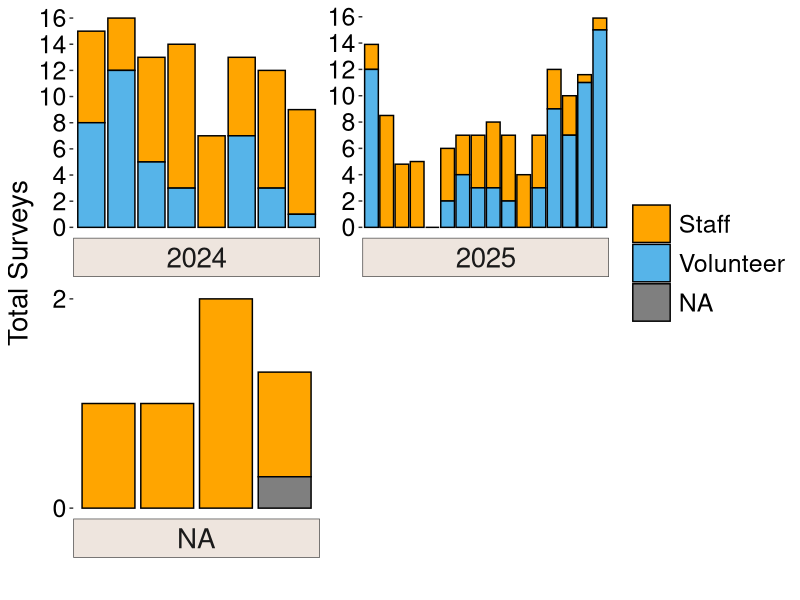
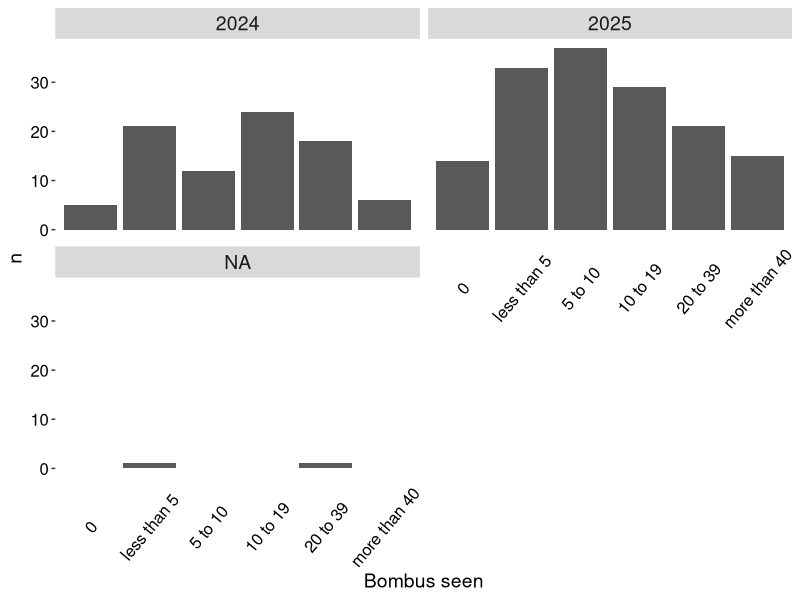

These figures' R source, in order:
# Nest Quest Survey123 Survey Data # SD start Oct 28 2025


#load packages
library(tidyverse) #dplyr package
library(lubridate) #dealing with time and dates
library(readr) # creating .csv files

#load data
surveys <- read.csv('quest_survey123_data.csv', header = T, na.strings = c("","NA"))
sites <- read.csv('nest_survey_site_data.csv')
all_nests <- read.csv('nest_discovery.csv')

# a little cleaning
surveys_no_flower <- surveys %>% # removing rows with flower data for now. Just to focus on bees mainly
  select(., -c(Currently.blooming.plant..incl..trees.and.shrubs..and...of.area.covered.:Currently.blooming.plant..incl..trees.and.shrubs..and...of.area.covered..9))


surveys_no_flower <- surveys_no_flower %>% # changing names of giant column names
  rename(bloom_area = How.much.of.the.area.is.covered.in.currently.blooming.flowers.,
         bombus_obs = How.many.times.did.you.see.bumble.bees.during.your.survey.,
         AQI = What.is.air.quality.index..Visit.https...www.airnow.gov.,
         volunteer_hours = How.many.hours.did.you.spend.volunteering..including.preparation.and.driving.time..Enter.as.a.decimal.number.to.the.closest.15.minutes..i.e..1.75.for.one.hour.and.45.minutes,
         observer1 = Primary.observer,
         observer2 = Secondary.observer)

table(surveys_no_flower$site) # check sites
surveys_no_flower <- surveys_no_flower %>% # removing invalid rows based on site
  filter(., site != c("Crow hassan", "Hyand queen search", "Queen searching Hyland")) # for some reason this needs to run twice to work?

surveys_no_flower$year <-as.character(surveys_no_flower$year)  # making year a character 
surveys_no_flower$survey_count <-as.numeric(surveys_no_flower$survey_count) # making survey count numeric

# replacing site values so all match
surveys_no_flower$site[surveys_no_flower$site == "Hp1"] <- 'hp1' 
surveys_no_flower$site[surveys_no_flower$site == 'LH_eq2'] <- 'lh_eq2'
surveys_no_flower$site[surveys_no_flower$site == 'HP_sled'] <- 'hp_sled'
table(surveys_no_flower$site) #check

# cleaning  primary observer names. They are all over the place!
table(surveys_no_flower$observer1)
surveys_no_flower <- surveys_no_flower %>% 
  mutate(observer1 = case_when(startsWith(observer1, "Clara") ~ "Clara Costello",
                               startsWith(observer1, "Elaine") ~ "Elaine Evans",
                               startsWith(observer1, 'Fern') ~ "Fern LaBry",
                               startsWith(observer1, 'Alex') ~ "Alex Swartz",
                               startsWith(observer1, 'Dawn') ~ "Dawn Peterson",
                               startsWith(observer1, 'Hanych') ~ "Emily Hanych",
                               startsWith(observer1, 'Janet') ~ "Janet Orange",
                               startsWith(observer1, 'Paul') ~ "Paul Richtman", #two pauls, one without a last name. assuming it's the same person.
                               startsWith(observer1, 'Renee') ~ "Renee Rademacher",
                               grepl('Tam', observer1) ~ "Tamara Smith",
                               grepl('ayden', observer1) ~ 'Jayden Peterson',
                               startsWith(observer1, "Elise") ~ "Elise Bernstein",
                               startsWith(observer1, "Tom") ~ "Tom Patterson",
                               .default = as.character(observer1)))

table(surveys_no_flower$observer1) #check. looks good to me

# cleaning survey_count data. 
table(surveys_no_flower$survey_count) # there are inconsistent values for repeating 0.3.
surveys_no_flower <- surveys_no_flower %>% 
  mutate(survey_count = case_when(startsWith(as.character(survey_count), "0.3") ~ "0.3", 
                                  .default = as.character(survey_count)))
table(surveys_no_flower$survey_count)

# How many nests at each site/plot?
all_nests <- all_nests %>% 
  filter(., site != c("")) %>% 
  mutate( separate(., col = "date", into = c("month","day","year"),  sep = "/")) %>%  # separated date values so they all have a unique column. 
  rename(found_on_survey = Did.you.discover.this.nest.during.your.one.hour.survey.time.)

nests <- all_nests %>% 
  group_by(site) %>% 
  count(., .drop = FALSE) %>% 
  rename(total_nests = n) # counting the number of nests at each site.

sites <- right_join(nests, sites) 
sites <- sites %>%  mutate(total_nests = ifelse(is.na(total_nests), 0, total_nests)) # joining nest data to match sites. This is a nice summary table

#total_nests <- sum(nests$total_nests)


### How many surveys for each site/plot?

site_summary <- surveys_no_flower %>% 
  group_by(site, 
          Volunteer_or_staff, 
           year) %>% # organize surveys by site, year, and volunteer/staff
  summarize(total_survey_sum = format(round(sum(as.numeric(survey_count), na.rm = TRUE), digits = 4)), # survey totals
            total_unique_observers = n_distinct(observer1, na.rm = TRUE), .groups ="drop") # total unique surveyors for each plot. 
site_summary$total_survey_sum <- as.numeric(site_summary$total_survey_sum)

#site_summary <- site_summary %>% 
 # complete(., site, Volunteer_or_staff, year, fill = list(Volunteer_or_staff = 'volunteer')) %>% 
#  mutate(., total_survey_sum = ifelse(is.na(total_survey_sum), 0, total_survey_sum))
  #drop_na(total_unique_observers)

site_summary2 <- full_join(nests, site_summary) # note that total_nests column does not represent nests differentiated by surveyor type
site_summary2 <- site_summary2 %>% mutate(total_nests = ifelse(is.na(total_nests), 0, total_nests)) #NA's in nest column to 0
site_summary2 <- site_summary2 %>% filter(., site != "crow_gc")

## Code I was trying to do to get labels above bars. Did not work. 
#plot_labels <- site_summary2 %>% distinct(site) 

#plot_labels %>% mutate(nest = if_else(site_summary2$total_nests > 1, 'yes', 'no'))

#df <- data.frame(site = distinct(site_summary2, site),
            #     nest = c('yes', 'yes', 'yes','yes', ' yes','yes', 'yes', 'yes' ,'no', 'no', 'no', 'no', 'no', 'no', 'no', 'no', 'no'),
             #    x = c())

site_summary2

##### Plotting Survey amounts by year, and filled with volunteer or staff surveys.
#png("total_NQ_surveys_bar_no_hline.png", units="in", width=12, height=10, res=1200)
site_summary2 %>% 
  ggplot(aes(y = -desc(total_survey_sum), x = site, fill = Volunteer_or_staff, label = total_nests)) + # defining x and y values. 'fill' is how to get the groupings based on a column. 
  geom_bar(stat = "identity", colour = 'black') +
  theme(axis.text.x = element_blank(),
    #axis.text.x = element_text(angle = 50, vjust = 0.8, size = 16, color = 'black'),#rotate x-axis text
        axis.text.y = element_text(size = 18, color = 'black'),
        axis.title = element_text(size = 20),
        panel.grid.major = element_blank(),
        panel.grid.minor = element_blank(),
        panel.background = element_blank(),
        axis.ticks.x = element_blank(),
        strip.text = element_text(size = 20),
        strip.background = element_rect(fill = 'seashell2', color = '#4D4D4D'),
        legend.text = element_text(size = 18),
        legend.key.size = unit(1, 'cm')) + 
  facet_wrap(vars(year), ncol = 2, scale = "free",
             strip.position = 'bottom') +  # separate data by year
  scale_y_continuous(breaks = seq(0, 16, by = 2)) + # set scale manually
  labs(x = "", y = "Total Surveys") + #labels
  scale_fill_manual(values = c("#FFA500", "#56B4E9"), 
                    labels = c("Staff", "Volunteer"),
                    guide = guide_legend(title = NULL))  # changing color
  # geom_hline(yintercept = 5, linetype ="dashed", size = 1) 
  #annotate("text", x = 2, y = 17, label = "!!", size = unit(8, "pt")) +
  #geom_text(aes(label = ifelse(total_nests > 0, "!!", "" & Volunteer_or_staff == 'Staff'), group = site))
  #geom_text(aes(label = total_nests))
#dev.off()




### Bumble bee observations, categorical data 
table(surveys_no_flower$bombus_obs)# first look at bumble bee observation data



bombus_summary <- surveys_no_flower %>%
  select(.,c('site',
             'year',
             'bombus_obs')) %>%
  drop_na(bombus_obs)

#bombus_summary$nest <- ifelse(employees$Salary > 60000, "Yes", "No")



bombus_counts <- bombus_summary %>% 
  group_by(year, bombus_obs) %>% 
  tally()


#
ggplot(bombus_counts, aes(x = bombus_obs, y = n)) +
  geom_bar(stat = 'identity', position = 'dodge') +
  theme(axis.text.x = element_text(angle = 50, vjust = 0.5, size = 12, color = 'black'),#rotate x-axis text
        axis.text.y = element_text(size = 12, color = 'black'),
        axis.title = element_text(size = 14),
        panel.grid.major = element_blank(),
        panel.grid.minor = element_blank(),
        panel.background = element_blank(),
        axis.ticks.x = element_blank(),
        strip.text = element_text(size = 14)) +
  ylim(0,40)+
  labs(x = "Bombus seen",
       y = "n") +
  scale_x_discrete(limits = c('0',
                              'less than 5',
                              '5 to 10',
                              '10 to 19',
                              '20 to 39',
                              'more than 40')) +
  scale_y_continuous() +
  facet_wrap(vars(year), ncol = 2, strip.position = 'top') 



#### Looking at how various variables affect nest detection ####
# Mainly interested in how the categorical variable of bumble bee abundance affects nest detection
# Does the amount of bumble bees we saw on a survey affect our detection probability? Or occurrence probability? 

#each row in this data frame represents ONE survey
survey_nest <- surveys_no_flower %>% select(., "year", 
                                            'date', 
                                            'site', 
                                            'time_spent',
                                            'survey_count',
                                            'Volunteer_or_staff', 
                                            'observer1',
                                            'bombus_obs',
                                            'bloom_area',
                                            'GlobalID') # picking variables of interest for analysis. 

all_nests <- all_nests %>% rename(observer1 = primary_observer) # changing 


# I want to create a binary column in survey_nest that signifies whether a nest was found during that survey or not.
# I think I can do this by taking shared columns in survey_nest and all_nests, and combining them to make a unique ID of sorts.
# date:site:observer1 SHOULD result in unique enough values to compare.
# when there is a match between the two columns, R will say TRUE. If TRUE, a nest was found. If FALSE, a nest was not found. 

#creating unique values to be matched between data frames
survey_nest$date_site_observer1 <- as_factor(paste(survey_nest$date,":", survey_nest$site,":", survey_nest$observer1))
all_nests$date_site_observer1 <- as_factor(paste(all_nests$date,":", all_nests$site,":", all_nests$observer1))

all_survey_nests <- all_nests %>% filter(., found_on_survey == 'yes') # only selecting rows where nest was found during survey

survey_nest$nest_found <- match(survey_nest$date_site_observer1, all_survey_nests$date_site_observer1,  nomatch = 0) # match data frames, giving a 0 when there is no match meaning no nest was found.
survey_nest <- survey_nest %>% mutate(., nest_found = as.character(ifelse(nest_found > 0, 1, 0))) # make values a binary 0:1 
     
survey_nest[survey_nest$nest_found == '1', ]
survey_nest[192, 11] = 0 # Changing one specific value based on position. There is one incident of Jayden having two surveys (8/5/2025 and hp1) with the same date and location. 
               # she found a nest in the first half of her survey, then stopped and started a new survey. R thinks a nest was found in both of these, when really it was just the first one
                  # PSA: code as I suggest, not as I do. I'm crossing my fingers this little code won't cause problems later lol
table(survey_nest$nest_found) # 0 = nest not found during survey, 1 = nest found during survey (There should be 12 nests found).     
survey_nest$survey_count <-as.numeric(surveys_no_flower$survey_count) 


##### Some summary analysis using this new dataframe. Lots of this is used for econoist summary #####
# nest finding success rate of volunteers
volunteer_nests <- survey_nest %>% 
  filter(., Volunteer_or_staff == "volunteer") # 110 total volunteer surveys

tally(volunteer_nests, nest_found == '1') / 110 # volunteer survey success rate is 0.018 nests/survey

# nest finding success rate of staff members
staff_nests <- survey_nest %>% 
  filter(., Volunteer_or_staff == "staff") # 155 total staff surveys

tally(staff_nests, nest_found == '1') / 155 # staff survey success rate is 0.058 nest/survey

survey_nest %>% group_by(site, year) %>% summarize(sum = sum(survey_count, na.rm = TRUE))

survey_success_summary <- survey_nest %>% count(year, nest_found, Volunteer_or_staff) # summary of success by year and observer type
survey_nest %>% count(year,
                      site,
                      nest_found,) # how many nests found per site/year combo? I entered this into the economist spreadsheet. 

## Total time spent surveying as recorded by survey123
survey_nest$time_spent_hms <- hms(survey_nest$time_spent) # make column hms format
survey_nest$time_spent_seconds <- period_to_seconds(survey_nest$time_spent_hms) # convert to seconds

survey_nest %>% 
  mutate_at(vars(time_spent_seconds), ~replace_na(., 3600)) %>% 
  group_by(., year, Volunteer_or_staff) %>% 
  summarize(., total_time_seconds = sum(time_spent_seconds),    # summing seconds spent surveying
            total_hours = total_time_seconds/3600,              # convert seconds to hours
            survey_count_sum = sum(survey_count, na.rm = TRUE)) # totals from survey_count column

time_per_site <- survey_nest %>% 
  mutate_at(vars(time_spent_seconds), ~replace_na(., 3600)) %>% 
  group_by(., site,year) %>% 
  summarize(., total_time_seconds = sum(time_spent_seconds),
            total_hours = total_time_seconds/3600) 

time_per_site <- time_per_site %>% pivot_wider(names_from = year, 
                              values_from = c(total_hours), 
                              values_fill = 0)
#write.csv(time_per_site, "C:\\Users\\chand\\Documents\\data\\nestquest\\nestquest\\time_per_site2.csv")

# calculating pace of surveys
survey123_tracks <- read.csv('survey123_tracks_meters.csv')
survey123_tracks <- survey123_tracks %>% select(.,
                            'globalid',
                            'length') %>% 
  rename(GlobalID = globalid,
         length_meters = length) %>% na.omit()

survey_nest <- left_join(survey_nest, survey123_tracks)
